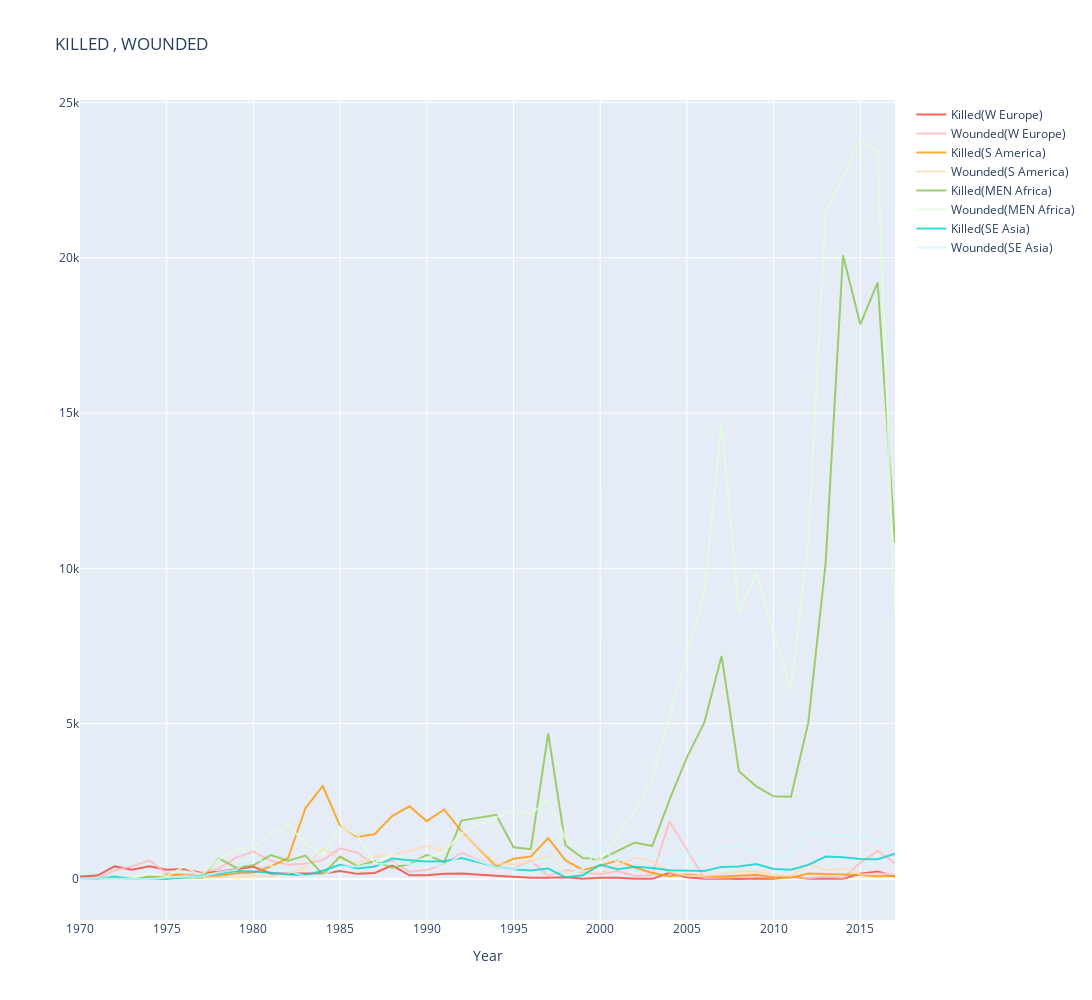

The notebook cell saved with this chart:
### Code cell
import plotly.graph_objs as go

# Creating trace1
trace1 = go.Scatter(
                    x = WesternEurope_killed_wounded.year,
                    y = WesternEurope_killed_wounded.killed,
                    mode = "lines",
                    name = "Killed(W Europe)",
                    marker = dict(color = 'rgba(244,67,54, 0.8)'),
                    text= WesternEurope_killed_wounded.killed)
trace2 = go.Scatter(
                    x = WesternEurope_killed_wounded.year,
                    y =WesternEurope_killed_wounded.wounded,
                    mode = "lines",
                    name = "Wounded(W Europe)",
                    marker = dict(color = 'rgba(255,185,185, 0.8)'),
                    text= WesternEurope_killed_wounded.wounded)
trace3 = go.Scatter(
                    x = SouthAmerica_killed_wounded.year,
                    y = SouthAmerica_killed_wounded.killed,
                    mode = "lines",
                    name = "Killed(S America)",
                    marker = dict(color = 'rgba(255,152,0, 0.8)'),
                    text= SouthAmerica_killed_wounded.killed)
trace4= go.Scatter(
                    x = SouthAmerica_killed_wounded.year,
                    y = SouthAmerica_killed_wounded.wounded,
                    mode = "lines",
                    name = "Wounded(S America)",
                    marker = dict(color = 'rgba(255,219,179, 0.8)'),
                    text= SouthAmerica_killed_wounded.wounded)
trace5 = go.Scatter(
                    x = MiddleEastNorthAfrica_killed_wounded.year,
                    y = MiddleEastNorthAfrica_killed_wounded.killed,
                    mode = "lines",
                    name = "Killed(MEN Africa)",
                    marker = dict(color = 'rgba(139,195,74, 0.8)'),
                    text= MiddleEastNorthAfrica_killed_wounded.killed)
trace6 = go.Scatter(
                    x = MiddleEastNorthAfrica_killed_wounded.year,
                    y =MiddleEastNorthAfrica_killed_wounded.wounded,
                    mode = "lines",
                    name = "Wounded(MEN Africa)",
                    marker = dict(color = 'rgba(225,255,219, 0.8)'),
                    text= MiddleEastNorthAfrica_killed_wounded.wounded)
trace7 = go.Scatter(
                    x = SoutheastAsia_killed_wounded.year,
                    y = SoutheastAsia_killed_wounded.killed,
                    mode = "lines",
                    name = "Killed(SE Asia)",
                    marker = dict(color = 'rgba(0,212,206, 0.8)'),
                    text= SoutheastAsia_killed_wounded.killed)
trace8= go.Scatter(
                    x = SoutheastAsia_killed_wounded.year,
                    y = SoutheastAsia_killed_wounded.wounded,
                    mode = "lines",
                    name = "Wounded(SE Asia)",
                    marker = dict(color = 'rgba(204,249,255, 0.8)'),
                    text= SoutheastAsia_killed_wounded.wounded)
data = [trace1, trace2,trace3,trace4,trace5,trace6,trace7,trace8]
layout = dict(title = 'KILLED , WOUNDED',
            xaxis= dict(title= 'Year',ticklen= 15,zeroline= True),
            height=1000,width=1800)
fig = dict(data = data, layout = layout)
iplot(fig)

### Figure 1 — Plotly figure (JSON) as saved in the notebook; plotly's stock layout.template omitted (floating-point values rounded to 4 significant figures)
{"data": [{"marker": {"color": "rgba(244,67,54, 0.8)"}, "mode": "lines", "name": "Killed(W Europe)", "text": [79, 112, 405, 295, 408, 299, 323, 195, 231, 301, 390, 177, 178, 163, 175, 261, 165, 194, 437, 119, 120, 170, 179, 105, 68, 43, 40, 54, 12, 42, 40, 9, 5, 196, 60, 6, 17, 3, 15, 5, 83, 11, 7, 5, 171, 238, 83], "type": "scatter", "x": [1970, 1971, 1972, 1973, 1974, 1975, 1976, 1977, 1978, 1979, 1980, 1981, 1982, 1983, 1984, 1985, 1986, 1987, 1988, 1989, 1990, 1991, 1992, 1994, 1995, 1996, 1997, 1998, 1999, 2000, 2001, 2002, 2003, 2004, 2005, 2006, 2007, 2008, 2009, 2010, 2011, 2012, 2013, 2014, 2015, 2016, 2017], "y": [79, 112, 405, 295, 408, 299, 323, 195, 231, 301, 390, 177, 178, 163, 175, 261, 165, 194, 437, 119, 120, 170, 179, 105, 68, 43, 40, 54, 12, 42, 40, 9, 5, 196, 60, 6, 17, 3, 15, 5, 83, 11, 7, 5, 171, 238, 83]}, {"marker": {"color": "rgba(255,185,185, 0.8)"}, "mode": "lines", "name": "Wounded(W Europe)", "text": [10, 6, 282, 407, 601, 195, 120, 201, 334, 689, 883, 590, 459, 488, 611, 985, 846, 431, 590, 234, 292, 473, 838, 365, 322, 589, 95, 283, 221, 155, 259, 94, 130, 1853, 942, 31, 44, 76, 104, 42, 96, 15, 85, 31, 526, 900, 509], "type": "scatter", "x": [1970, 1971, 1972, 1973, 1974, 1975, 1976, 1977, 1978, 1979, 1980, 1981, 1982, 1983, 1984, 1985, 1986, 1987, 1988, 1989, 1990, 1991, 1992, 1994, 1995, 1996, 1997, 1998, 1999, 2000, 2001, 2002, 2003, 2004, 2005, 2006, 2007, 2008, 2009, 2010, 2011, 2012, 2013, 2014, 2015, 2016, 2017], "y": [10, 6, 282, 407, 601, 195, 120, 201, 334, 689, 883, 590, 459, 488, 611, 985, 846, 431, 590, 234, 292, 473, 838, 365, 322, 589, 95, 283, 221, 155, 259, 94, 130, 1853, 942, 31, 44, 76, 104, 42, 96, 15, 85, 31, 526, 900, 509]}, {"marker": {"color": "rgba(255,152,0, 0.8)"}, "mode": "lines", "name": "Killed(S America)", "text": [11, 6, 6, 16, 21, 130, 134, 47, 93, 183, 206, 402, 672, 2279, 2995, 1700, 1351, 1450, 2024, 2339, 1861, 2238, 1536, 406, 650, 725, 1317, 599, 293, 430, 593, 369, 191, 89, 152, 93, 83, 109, 136, 58, 43, 180, 160, 157, 128, 87, 101], "type": "scatter", "x": [1970, 1971, 1972, 1973, 1974, 1975, 1976, 1977, 1978, 1979, 1980, 1981, 1982, 1983, 1984, 1985, 1986, 1987, 1988, 1989, 1990, 1991, 1992, 1994, 1995, 1996, 1997, 1998, 1999, 2000, 2001, 2002, 2003, 2004, 2005, 2006, 2007, 2008, 2009, 2010, 2011, 2012, 2013, 2014, 2015, 2016, 2017], "y": [11, 6, 6, 16, 21, 130, 134, 47, 93, 183, 206, 402, 672, 2279, 2995, 1700, 1351, 1450, 2024, 2339, 1861, 2238, 1536, 406, 650, 725, 1317, 599, 293, 430, 593, 369, 191, 89, 152, 93, 83, 109, 136, 58, 43, 180, 160, 157, 128, 87, 101]}, {"marker": {"color": "rgba(255,219,179, 0.8)"}, "mode": "lines", "name": "Wounded(S America)", "text": [4, 0, 1, 19, 29, 16, 106, 42, 51, 77, 123, 76, 186, 383, 984, 652, 522, 718, 782, 895, 1069, 896, 1497, 495, 472, 582, 756, 191, 250, 191, 446, 690, 575, 218, 108, 106, 163, 253, 244, 149, 90, 470, 292, 355, 145, 179, 156], "type": "scatter", "x": [1970, 1971, 1972, 1973, 1974, 1975, 1976, 1977, 1978, 1979, 1980, 1981, 1982, 1983, 1984, 1985, 1986, 1987, 1988, 1989, 1990, 1991, 1992, 1994, 1995, 1996, 1997, 1998, 1999, 2000, 2001, 2002, 2003, 2004, 2005, 2006, 2007, 2008, 2009, 2010, 2011, 2012, 2013, 2014, 2015, 2016, 2017], "y": [4, 0, 1, 19, 29, 16, 106, 42, 51, 77, 123, 76, 186, 383, 984, 652, 522, 718, 782, 895, 1069, 896, 1497, 495, 472, 582, 756, 191, 250, 191, 446, 690, 575, 218, 108, 106, 163, 253, 244, 149, 90, 470, 292, 355, 145, 179, 156]}, {"marker": {"color": "rgba(139,195,74, 0.8)"}, "mode": "lines", "name": "Killed(MEN Africa)", "text": [1, 7, 33, 7, 81, 60, 45, 43, 671, 366, 442, 772, 587, 756, 149, 723, 409, 581, 365, 480, 778, 544, 1879, 2065, 1020, 961, 4691, 1079, 672, 624, 907, 1175, 1063, 2558, 3918, 5032, 7180, 3467, 2982, 2663, 2651, 5033, 10164, 20080, 17854, 19205, 10819], "type": "scatter", "x": [1970, 1971, 1972, 1973, 1974, 1975, 1976, 1977, 1978, 1979, 1980, 1981, 1982, 1983, 1984, 1985, 1986, 1987, 1988, 1989, 1990, 1991, 1992, 1994, 1995, 1996, 1997, 1998, 1999, 2000, 2001, 2002, 2003, 2004, 2005, 2006, 2007, 2008, 2009, 2010, 2011, 2012, 2013, 2014, 2015, 2016, 2017], "y": [1, 7, 33, 7, 81, 60, 45, 43, 671, 366, 442, 772, 587, 756, 149, 723, 409, 581, 365, 480, 778, 544, 1879, 2065, 1020, 961, 4691, 1079, 672, 624, 907, 1175, 1063, 2558, 3918, 5032, 7180, 3467, 2982, 2663, 2651, 5033, 10164, 20080, 17854, 19205, 10819]}, {"marker": {"color": "rgba(225,255,219, 0.8)"}, "mode": "lines", "name": "Wounded(MEN Africa)", "text": [5, 11, 83, 18, 168, 92, 388, 115, 641, 953, 1019, 1425, 1738, 1145, 763, 1684, 1401, 516, 807, 564, 670, 892, 1468, 1982, 2205, 2085, 2582, 1291, 877, 586, 1424, 2157, 3252, 5267, 7220, 9198, 14709, 8545, 9862, 7871, 6089, 10861, 21496, 22601, 23757, 23433, 8392], "type": "scatter", "x": [1970, 1971, 1972, 1973, 1974, 1975, 1976, 1977, 1978, 1979, 1980, 1981, 1982, 1983, 1984, 1985, 1986, 1987, 1988, 1989, 1990, 1991, 1992, 1994, 1995, 1996, 1997, 1998, 1999, 2000, 2001, 2002, 2003, 2004, 2005, 2006, 2007, 2008, 2009, 2010, 2011, 2012, 2013, 2014, 2015, 2016, 2017], "y": [5, 11, 83, 18, 168, 92, 388, 115, 641, 953, 1019, 1425, 1738, 1145, 763, 1684, 1401, 516, 807, 564, 670, 892, 1468, 1982, 2205, 2085, 2582, 1291, 877, 586, 1424, 2157, 3252, 5267, 7220, 9198, 14709, 8545, 9862, 7871, 6089, 10861, 21496, 22601, 23757, 23433, 8392]}, {"marker": {"color": "rgba(0,212,206, 0.8)"}, "mode": "lines", "name": "Killed(SE Asia)", "text": [41, 2, 84, 0, 5, 1, 47, 102, 158, 260, 244, 201, 143, 122, 264, 459, 342, 404, 662, 606, 562, 574, 673, 390, 312, 270, 335, 54, 123, 459, 311, 396, 354, 281, 266, 260, 390, 403, 482, 322, 299, 453, 723, 702, 646, 639, 811], "type": "scatter", "x": [1970, 1971, 1972, 1973, 1974, 1975, 1976, 1977, 1978, 1979, 1980, 1981, 1982, 1983, 1984, 1985, 1986, 1987, 1988, 1989, 1990, 1991, 1992, 1994, 1995, 1996, 1997, 1998, 1999, 2000, 2001, 2002, 2003, 2004, 2005, 2006, 2007, 2008, 2009, 2010, 2011, 2012, 2013, 2014, 2015, 2016, 2017], "y": [41, 2, 84, 0, 5, 1, 47, 102, 158, 260, 244, 201, 143, 122, 264, 459, 342, 404, 662, 606, 562, 574, 673, 390, 312, 270, 335, 54, 123, 459, 311, 396, 354, 281, 266, 260, 390, 403, 482, 322, 299, 453, 723, 702, 646, 639, 811]}, {"marker": {"color": "rgba(204,249,255, 0.8)"}, "mode": "lines", "name": "Wounded(SE Asia)", "text": [13, 10, 1, 8, 0, 48, 73, 72, 219, 300, 719, 424, 270, 80, 128, 391, 414, 485, 507, 479, 448, 429, 768, 378, 310, 511, 690, 137, 305, 1054, 538, 956, 759, 551, 846, 582, 1057, 1060, 892, 634, 730, 1526, 1392, 1451, 1386, 1220, 1008], "type": "scatter", "x": [1970, 1971, 1972, 1973, 1974, 1975, 1976, 1977, 1978, 1979, 1980, 1981, 1982, 1983, 1984, 1985, 1986, 1987, 1988, 1989, 1990, 1991, 1992, 1994, 1995, 1996, 1997, 1998, 1999, 2000, 2001, 2002, 2003, 2004, 2005, 2006, 2007, 2008, 2009, 2010, 2011, 2012, 2013, 2014, 2015, 2016, 2017], "y": [13, 10, 1, 8, 0, 48, 73, 72, 219, 300, 719, 424, 270, 80, 128, 391, 414, 485, 507, 479, 448, 429, 768, 378, 310, 511, 690, 137, 305, 1054, 538, 956, 759, 551, 846, 582, 1057, 1060, 892, 634, 730, 1526, 1392, 1451, 1386, 1220, 1008]}], "layout": {"height": 1000, "title": {"text": "KILLED , WOUNDED"}, "width": 1800, "xaxis": {"ticklen": 15, "title": {"text": "Year"}, "zeroline": true}}}
